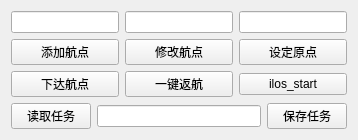
               <widget class="QWidget" name="tab">
                <attribute name="title">
                 <string>航点</string>
                </attribute>
                <layout class="QGridLayout" name="gridLayout_3">
                 <item row="1" column="2">
                  <widget class="QPushButton" name="pushButton_set_home">
                   <property name="text">
                    <string>设定原点</string>
                   </property>
                  </widget>
                 </item>
                 <item row="1" column="0">
                  <widget class="QPushButton" name="pushButton_add_point">
                   <property name="text">
                    <string>添加航点</string>
                   </property>
                  </widget>
                 </item>
                 <item row="1" column="1">
                  <widget class="QPushButton" name="pushButton_move_point">
                   <property name="text">
                    <string>修改航点</string>
                   </property>
                  </widget>
                 </item>
                 <item row="2" column="1">
                  <widget class="QPushButton" name="pushButton_go_home">
                   <property name="text">
                    <string>一键返航</string>
                   </property>
                  </widget>
                 </item>
                 <item row="2" column="0">
                  <widget class="QPushButton" name="pushButton_download_task">
                   <property name="text">
                    <string>下达航点</string>
                   </property>
                  </widget>
                 </item>
                 <item row="0" column="0" colspan="3">
                  <layout class="QHBoxLayout" name="horizontalLayout_13">
                   <item>
                    <widget class="QLineEdit" name="lineEdit_lng"/>
                   </item>
                   <item>
                    <widget class="QLineEdit" name="lineEdit_lat"/>
                   </item>
                   <item>
                    <widget class="QLineEdit" name="lineEdit_id"/>
                   </item>
                  </layout>
                 </item>
                 <item row="3" column="0" colspan="3">
                  <layout class="QHBoxLayout" name="horizontalLayout_12">
                   <item>
                    <widget class="QPushButton" name="pushButton_open_task">
                     <property name="text">
                      <string>读取任务</string>
                     </property>
                    </widget>
                   </item>
                   <item>
                    <widget class="QLineEdit" name="lineEdit_task_name"/>
                   </item>
                   <item>
                    <widget class="QPushButton" name="pushButton_save_task">
                     <property name="text">
                      <string>保存任务</string>
                     </property>
                    </widget>
                   </item>
                  </layout>
                 </item>
                 <item row="2" column="2">
                  <widget class="QPushButton" name="btn_ilos">
                   <property name="text">
                    <string>ilos_start</string>
                   </property>
                  </widget>
                 </item>
                </layout>
               </widget>
